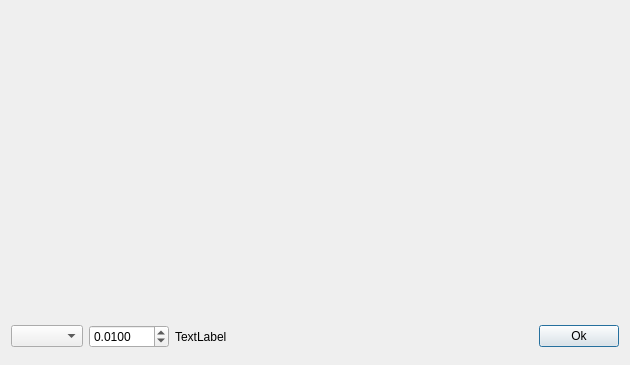
<?xml version="1.0" encoding="UTF-8"?>
<ui version="4.0">
 <class>Dialog</class>
 <widget class="QDialog" name="Dialog">
  <property name="geometry">
   <rect>
    <x>0</x>
    <y>0</y>
    <width>630</width>
    <height>365</height>
   </rect>
  </property>
  <property name="sizePolicy">
   <sizepolicy hsizetype="Fixed" vsizetype="Fixed">
    <horstretch>0</horstretch>
    <verstretch>0</verstretch>
   </sizepolicy>
  </property>
  <property name="minimumSize">
   <size>
    <width>630</width>
    <height>365</height>
   </size>
  </property>
  <property name="maximumSize">
   <size>
    <width>630</width>
    <height>365</height>
   </size>
  </property>
  <property name="windowTitle">
   <string>Holoeye Control</string>
  </property>
  <layout class="QVBoxLayout" name="verticalLayout">
   <item>
    <layout class="QHBoxLayout" name="horizontalLayout_2">
     <item>
      <spacer name="horizontalSpacer_2">
       <property name="orientation">
        <enum>Qt::Horizontal</enum>
       </property>
       <property name="sizeHint" stdset="0">
        <size>
         <width>40</width>
         <height>20</height>
        </size>
       </property>
      </spacer>
     </item>
     <item>
      <widget class="HoloeyeThumbnail" name="thumbnailWidget" native="true">
       <property name="minimumSize">
        <size>
         <width>300</width>
         <height>300</height>
        </size>
       </property>
       <property name="maximumSize">
        <size>
         <width>800</width>
         <height>300</height>
        </size>
       </property>
       <property name="focusPolicy">
        <enum>Qt::ClickFocus</enum>
       </property>
      </widget>
     </item>
     <item>
      <spacer name="horizontalSpacer_3">
       <property name="orientation">
        <enum>Qt::Horizontal</enum>
       </property>
       <property name="sizeHint" stdset="0">
        <size>
         <width>40</width>
         <height>20</height>
        </size>
       </property>
      </spacer>
     </item>
    </layout>
   </item>
   <item>
    <layout class="QHBoxLayout" name="horizontalLayout">
     <item>
      <widget class="QComboBox" name="patternComboBox"/>
     </item>
     <item>
      <widget class="QWidget" name="widget" native="true">
       <property name="minimumSize">
        <size>
         <width>80</width>
         <height>0</height>
        </size>
       </property>
       <layout class="QHBoxLayout" name="horizontalLayout_3">
        <property name="margin">
         <number>0</number>
        </property>
        <item>
         <widget class="QDoubleSpinBox" name="periodDoubleSpinBox">
          <property name="minimumSize">
           <size>
            <width>80</width>
            <height>0</height>
           </size>
          </property>
          <property name="decimals">
           <number>4</number>
          </property>
          <property name="maximum">
           <double>2.000000000000000</double>
          </property>
          <property name="singleStep">
           <double>0.001000000000000</double>
          </property>
          <property name="value">
           <double>0.010000000000000</double>
          </property>
         </widget>
        </item>
       </layout>
      </widget>
     </item>
     <item>
      <widget class="QLabel" name="screenLabel">
       <property name="text">
        <string>TextLabel</string>
       </property>
      </widget>
     </item>
     <item>
      <spacer name="horizontalSpacer">
       <property name="orientation">
        <enum>Qt::Horizontal</enum>
       </property>
       <property name="sizeHint" stdset="0">
        <size>
         <width>40</width>
         <height>20</height>
        </size>
       </property>
      </spacer>
     </item>
     <item>
      <widget class="QPushButton" name="okButton">
       <property name="text">
        <string>Ok</string>
       </property>
      </widget>
     </item>
    </layout>
   </item>
  </layout>
 </widget>
 <customwidgets>
  <customwidget>
   <class>HoloeyeThumbnail</class>
   <extends>QWidget</extends>
   <header>sc_hardware.holoeye.holoeyeThumbnail</header>
   <container>1</container>
  </customwidget>
 </customwidgets>
 <resources/>
 <connections/>
</ui>
